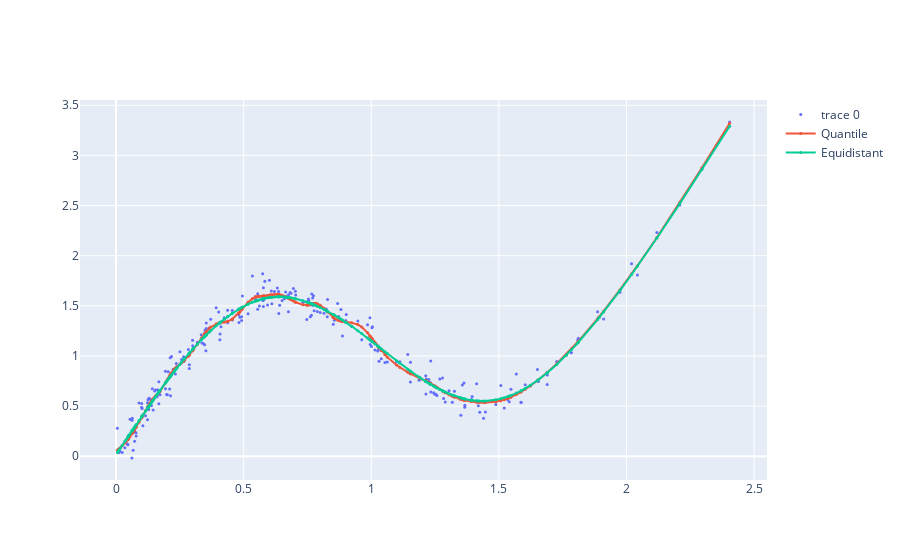

The notebook cell saved with this chart:
### Code cell
fig = go.Figure()
fig.add_trace(go.Scatter(x=x, y=yn, mode="markers", marker=dict(size=3)))

fig.add_trace(go.Scatter(x=x, y=M_q.basis @ M_q.coef_, mode="markers+lines", marker=dict(size=3),  name="Quantile"))
fig.add_trace(go.Scatter(x=x, y=M_e.basis @ M_e.coef_, mode="markers+lines", marker=dict(size=3), name="Equidistant"))

### Figure 1 — Plotly figure (JSON) as saved in the notebook; plotly's stock layout.template omitted (floating-point values rounded to 4 significant figures; data arrays with more than 128 entries replaced by an {"elided": "..."} marker saying what was removed)
{"data": [{"marker": {"size": 3}, "mode": "markers", "type": "scatter", "x": {"elided": "250 float values"}, "y": {"elided": "250 float values"}}, {"marker": {"size": 3}, "mode": "markers+lines", "name": "Quantile", "type": "scatter", "x": {"elided": "250 float values"}, "y": {"elided": "250 float values"}}, {"marker": {"size": 3}, "mode": "markers+lines", "name": "Equidistant", "type": "scatter", "x": {"elided": "250 float values"}, "y": {"elided": "250 float values"}}], "layout": {"autosize": true, "xaxis": {"autorange": true, "range": [-0.1362, 2.546], "type": "linear"}, "yaxis": {"autorange": true, "range": [-0.2509, 3.566], "type": "linear"}}}
